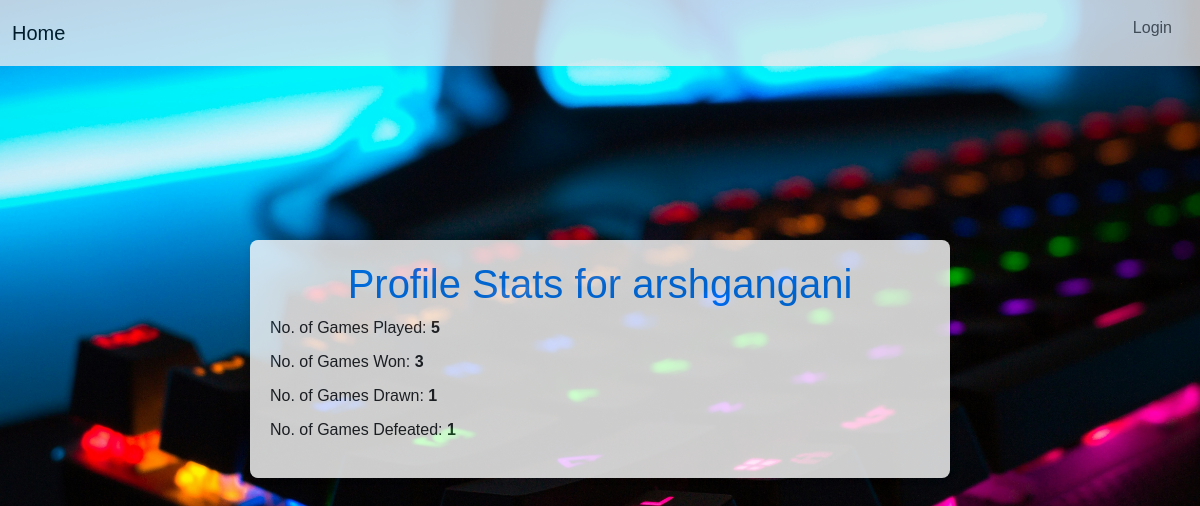
/profile/arshgangani/, run on an earlier commit of the app's database.
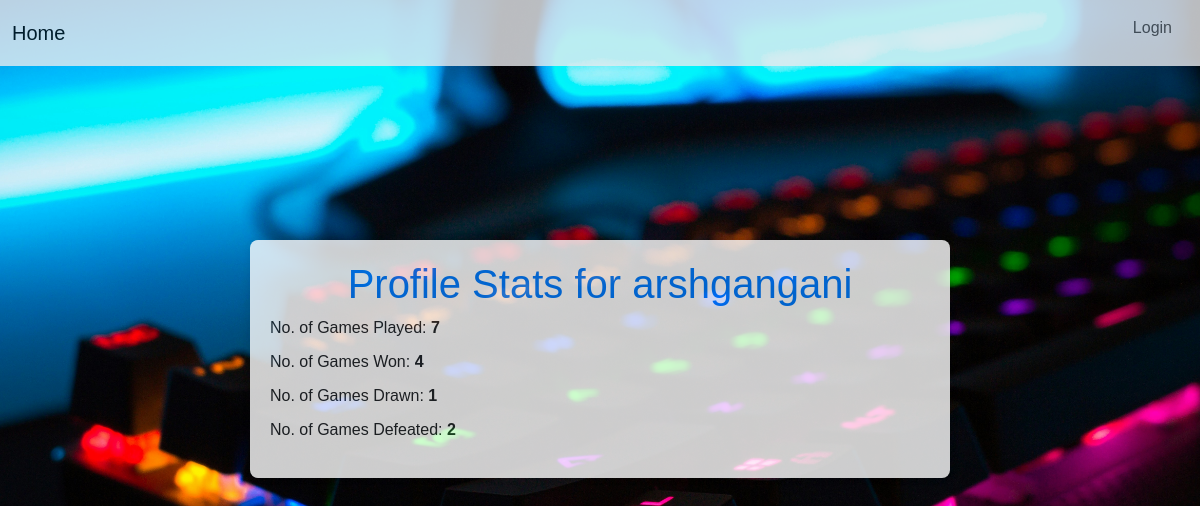
And on a later commit of the database.
### authentication/models.py (models this page shows)
class ProfileStat(models.Model):
    Name = models.ForeignKey(User,on_delete=models.CASCADE)
    No_of_games_played = models.BigIntegerField(default=0)
    No_of_game_won = models.BigIntegerField(default=0)
    No_of_game_draw = models.BigIntegerField(default=0)

### gameapp/views.py (the view)
# urls.py: path('profile/<str:username>/', views.profile_stats, name='profile_stats')
def profile_stats(request, username):
    user = User.objects.get(username=username)
    profile = ProfileStat.objects.get(Name=user)
    games_defeated = profile.No_of_games_played - profile.No_of_game_won - profile.No_of_game_draw
    return render(request, 'profile_stats.html', {'profile': profile,'games_defeated': games_defeated})

### templates/profile_stats.html (shortened to what this page needs)
{% load bootstrap5 %}
{% bootstrap_css %}
<!DOCTYPE html>
<html lang="en">
<head>
</head>
<body>
    <nav class="navbar navbar-expand-lg navbar-light fixed-top" style="background-color: #e9ecef;">
        <div class="container-fluid">
            <a class="navbar-brand" href="/">Home</a>
            <div class="collapse navbar-collapse" id="navbarText">
                <ul class="navbar-nav ms-auto mb-2 mb-lg-0">
                    {% if user.is_authenticated %}
                    <li class="nav-item">
                        <a class="nav-link" href="/logout">Logout</a>
                    </li>
                    <li class="nav-item">
                        <a class="nav-link" href="/profile/{{ user.username }}">Welcome, {{ user.username }}</a>
                    </li>
                    {% else %}
                    <li class="nav-item">
                        <a class="nav-link" href="login">Login</a>
                    </li>
                    {% endif %}
                </ul>
            </div>
        </div>
    </nav>
    <div class="container">
        <h1>Profile Stats for {{ profile.Name.username }}</h1>
        <ul>
            <li>No. of Games Played: <span>{{ profile.No_of_games_played }}</span></li>
            <li>No. of Games Won: <span>{{ profile.No_of_game_won }}</span></li>
            <li>No. of Games Drawn: <span>{{ profile.No_of_game_draw }}</span></li>
            <li>No. of Games Defeated: <span>{{ games_defeated }}</span></li>
        </ul>
    </div>
</body>
</html>

### templates/profile_stats.html (style rules this page uses)
body { font-family: Arial, sans-serif; background-color: #f8f9fa; padding-top: 5em; background-image:url('/media/mateo-nCU4yq5xDEQ-unsplash.jpg'); background-size: cover; }
.container { margin-top: 10em; max-width: 700px; background-color: #fff; border-radius: 8px; padding: 20px; box-shadow: 0px 0px 10px rgba(0, 0, 0, 0.1); opacity: 0.8; }
h1 { text-align: center; color: #007bff; }
ul.navbar-nav li.nav-item a.nav-link { padding: 0.5rem 1rem; }
ul { list-style: none; padding: 0; }
li { margin-bottom: 10px; }
li span { font-weight: bold; color: #212529; }
nav { opacity: 0.8; }

What changed in the data, as far as the page shows it:
changed ProfileStat "arshgangani": No_of_games_played "5" → "7"; No_of_game_won "3" → "4"
Also different on the page:
{{ games_defeated }}: "1" → "2"
